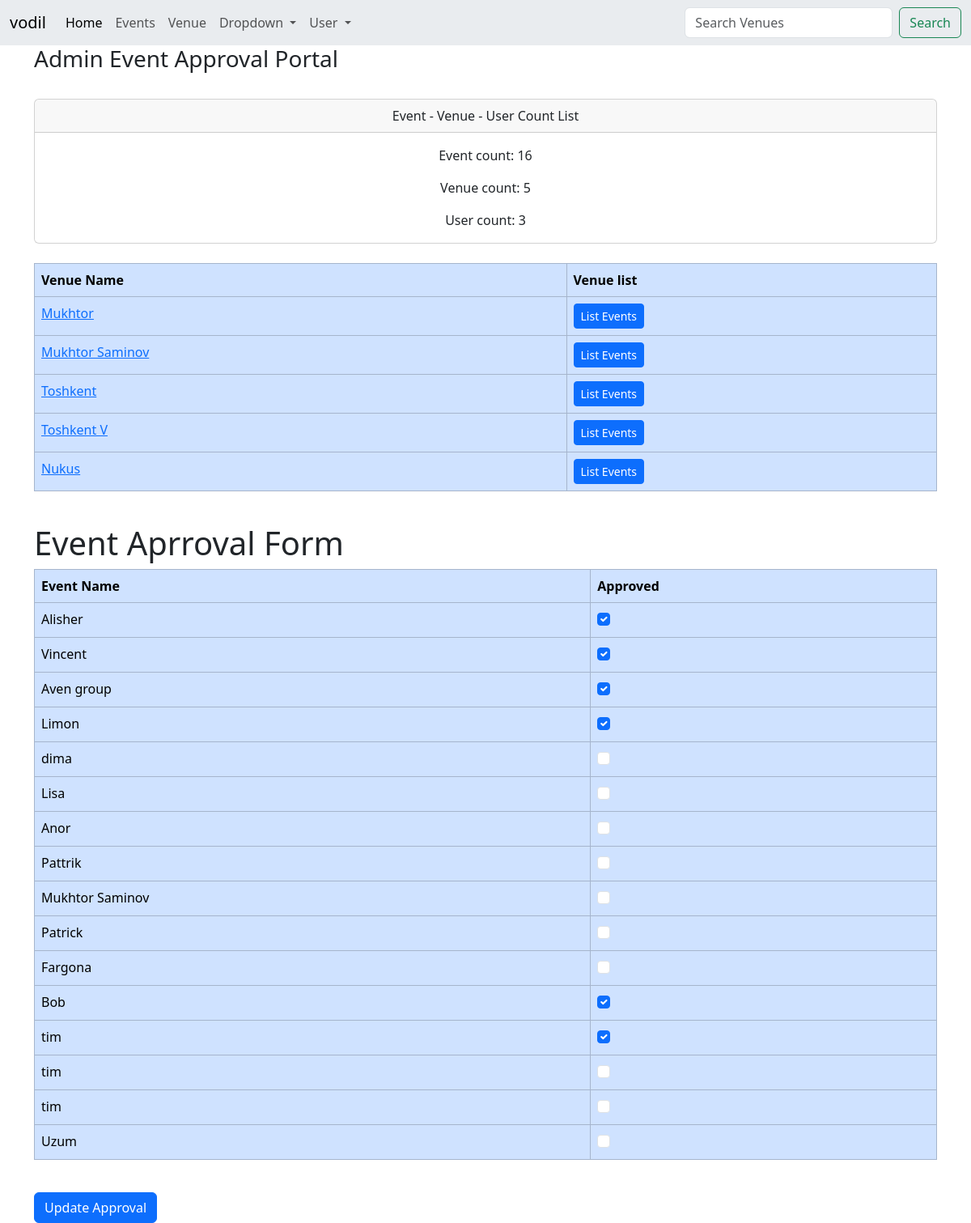
Screenshot of /admin_aprroval (signed in) with the database file from the repository.
### home/models.py (models this page shows, shortened)
class Venue(models.Model):
    name=models.CharField('Venue Name',max_length=120)
    address=models.CharField(max_length=300)
    zip_code=models.CharField('Zip Code',max_length=100)
    phone=models.CharField('Contact Phone',max_length=100,blank=True)
    web=models.URLField('Website Address',blank=True)
    email_address=models.EmailField('Email',blank=True)
    owner=models.IntegerField('Venue Owner',blank=False,default=1)
    venue_image=models.ImageField(null=True,blank=True,upload_to="venue_image/")
    def __str__(self):
        return self.name

class Event(models.Model):
    name=models.CharField("Event Name",max_length=120)
    event_data=models.DateTimeField('Event Data')
    venue=models.ForeignKey(Venue,blank=True,null=True,on_delete=models.CASCADE)
    manager=models.ForeignKey(User,blank=True,null=True,on_delete=models.SET_NULL)
    description=models.TextField(blank=True)
    attendees=models.ManyToManyField(MyClubUser,blank=True)
    aprroved=models.BooleanField("Aprroved",default=False)
    def __str__(self):
        return self.name

### home/views.py (the view)
# urls.py: path('admin_aprroval',views.admin_aprroved,name='admin_aprroval'),
def admin_aprroved(request):
    venue_list=Venue.objects.all()
    event_count=Event.objects.all().count()
    venue_count=Venue.objects.all().count()
    user_count=User.objects.all().count()
    event_list=Event.objects.all().order_by( '-event_data' )
    if request.user.is_superuser:
        if request.method=="POST":
            id_list=request.POST.getlist('boxes')
            event_list.update(aprroved=False)
            for i in id_list:
                Event.objects.filter(pk=int(i)).update(aprroved=True)
            messages.success(request,("Event List Approval Has Been Updated!"))
            return redirect('events_list')
        else:
            return render(request,'admin_aprroval.html',{'event_list':event_list,'event_count':event_count,'venue_count':venue_count,'user_count':user_count,'venue_list':venue_list})
    else:
        messages.success(request,("You aren't autherized to view this page!"))
        return redirect('home')

### Template/admin_aprroval.html (shortened to what this page needs)
{% extends "base.html" %}
{% block content %}
<h3>Admin Event Approval Portal</h3>
<br/>
<form action="" method=POST>
<div class="card ">
  <div class="card-header text-center ">
   Event - Venue - User Count List
  </div>
  <div class="card-body text-center">
    <p class="card-text">Event count:  {{ event_count }}</p>
    <p class="card-text">Venue count:   {{ venue_count}}</p>
    <p class="card-text">User count:  {{ user_count }}</p>
  </div>
</div>
<br/>
<table class="table taablr-striped table-primary table-bordered">
  <thead>
    <tr>
      <th scope="col">Venue Name </th>
      <th scope="col">Venue list</th>
    </tr>
  </thead>
  <tbody>
      {% for venue in venue_list %}
      <tr>
          <td><a href="{% url 'show_venue' venue.id %}"> {{ venue }}</a> </td>
          <td>
            <a href="{% url 'venue_events' venue.id %}" class="btn btn-sm btn-primary "> List Events</a>
          </td>
      </tr>
      {% endfor %}
  </tbody>
</table>
<br/>
<h1>Event Aprroval Form </h1>
<table class="table taablr-striped table-primary table-bordered">
    <thead>
      <tr>
        <th scope="col">Event Name </th>
        <th scope="col">Approved</th>
      </tr>
    </thead>
    <tbody>
        {% for event in event_list %}
        <tr>
            <td>{{ event }}</td>
            <td>
            {% if event.aprroved %}
                <div class="form-check">
                    <input class="form-check-input"type="checkbox" checked="checked" value="{{event.id}}"
                    name="boxes">
                </div>
            {% else %}
            <div class="form-check">
                <input class="form-check-input"type="checkbox"  value="{{event.id}}"
                name="boxes">
            </div>
            {% endif %}
            </td>
        </tr>
        {% endfor %}
    </tbody>
  </table>
  <br/>
  <button class="btn btn-primary" type="submit"> Update Approval</button>
  </form>
{% endblock %}

### Template/base.html (shortened to what this page needs)
<!doctype html>
<html lang="en">
  <head>
    <link href="https://cdn.jsdelivr.net/npm/bootstrap@5.3.2/dist/css/bootstrap.min.css" rel="stylesheet">
    <nav class="navbar navbar-expand-lg bg-body-secondary">
        <div class="container-fluid">
          <a class="navbar-brand" href="#">{{ user }}</a>
          <div class="collapse navbar-collapse" id="navbarSupportedContent">
            <ul class="navbar-nav me-auto mb-2 mb-lg-0">
              <li class="nav-item">
                <a class="nav-link active" aria-current="page" href="{% url 'home' %}">Home</a>
              </li>
              <li class="nav-item">
                <a class="nav-link" href="{% url 'events_list' %}">Events</a>
              </li>
              <li class="nav-item">
                <a class="nav-link" href="{% url 'list_venue' %}">Venue</a>
              </li>
              <li class="nav-item dropdown">
                <a class="nav-link dropdown-toggle" href="#" role="button" data-bs-toggle="dropdown" aria-expanded="false">
                  Dropdown
                </a>
              </li>
              <li class="nav-item dropdown">
                <a class="nav-link dropdown-toggle" href="#" role="button" data-bs-toggle="dropdown" aria-expanded="false">
                  User
                </a>
              </li>
            </ul>
            <form class="d-flex" method=POST action="{% url 'search' %}">
              <input class="form-control me-2" type="search" placeholder="Search Venues" aria-label="Search"name="searched">
              <button class="btn btn-outline-success" type="submit">Search</button>
            </form>
          </div>
        </div>
      </nav>
 <div class="container">
    {% block content %}
    {% endblock %}
</div>
      </head>
      <body>
      </body>
    </html>

### rows the page displays
Venue: name "Mukhtor"
Venue: name "Mukhtor Saminov"
Venue: name "Toshkent"
Venue: name "Toshkent V"
Venue: name "Nukus"
Event: name "Alisher"
Event: name "Vincent"
Event: name "Aven group"
Event: name "Limon"
Event: name "dima"
Event: name "Lisa"
Event: name "Anor"
Event: name "Pattrik"
Event: name "Mukhtor Saminov"
Event: name "Patrick"
Event: name "Fargona"
Event: name "Bob"
Event: name "tim"
Event: name "tim"
Event: name "tim"
Event: name "Uzum"

### other values shown
{{ user }} "vodil"
{{ event_count }} "16"
{{ venue_count }} "5"
{{ user_count }} "3"
